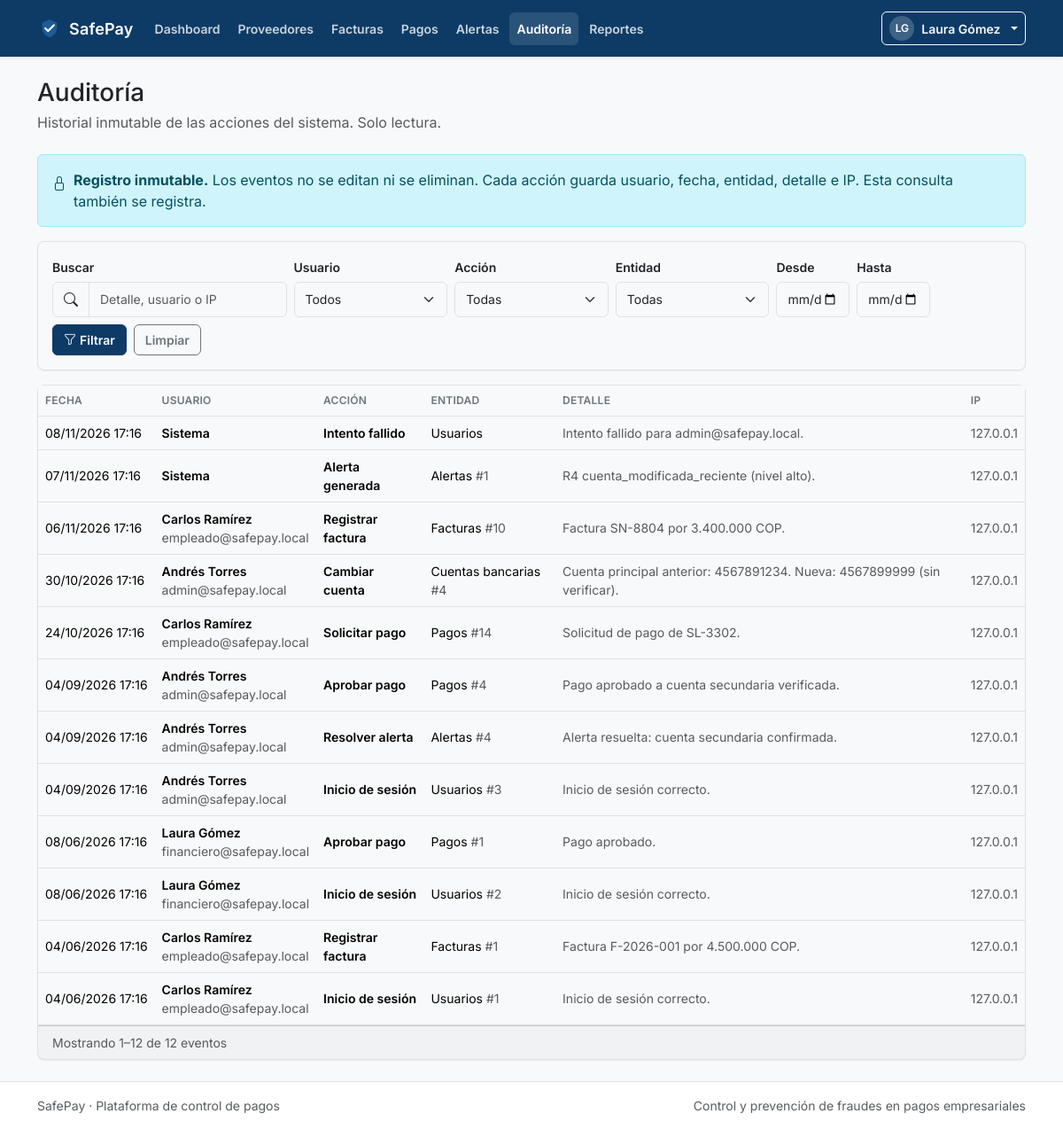
/modules/auditoria/index.php (signed in), run on the app's committed database.
### tables this page shows
CREATE TABLE auditoria (
    id_auditoria BIGINT UNSIGNED AUTO_INCREMENT PRIMARY KEY,
    id_usuario   INT UNSIGNED NULL,
    accion       VARCHAR(60) NOT NULL,
    entidad      VARCHAR(40) NOT NULL,
    id_entidad   INT UNSIGNED NULL,
    detalle      TEXT NULL,
    ip           VARCHAR(45) NULL,
    fecha        DATETIME NOT NULL DEFAULT CURRENT_TIMESTAMP,
    KEY idx_auditoria_fecha (fecha),
    KEY idx_auditoria_usuario (id_usuario),
    KEY idx_auditoria_entidad (entidad, id_entidad)
);

CREATE TABLE usuarios (
    id_usuario        INT UNSIGNED AUTO_INCREMENT PRIMARY KEY,
    nombre            VARCHAR(100) NOT NULL,
    correo            VARCHAR(120) NOT NULL,
    password_hash     VARCHAR(255) NOT NULL,
    id_rol            TINYINT UNSIGNED NOT NULL,
    activo            TINYINT(1)   NOT NULL DEFAULT 1,
    intentos_fallidos TINYINT UNSIGNED NOT NULL DEFAULT 0,
    bloqueado_hasta   DATETIME     NULL,
    creado_en         DATETIME     NOT NULL DEFAULT CURRENT_TIMESTAMP,
    CONSTRAINT uq_usuarios_correo UNIQUE (correo),
    KEY idx_usuarios_rol (id_rol)
);

### includes/functions.php (called while the page is built, shortened)
<?php
function e(?string $texto): string
{
    return htmlspecialchars($texto ?? '', ENT_QUOTES | ENT_SUBSTITUTE, 'UTF-8');
}
function formatearFecha(?string $fecha, bool $conHora = false): string
{
    try {
        $objeto = new DateTimeImmutable($fecha);
    } catch (Exception) {
        return '—';
    }
    return $objeto->format($conHora ? 'd/m/Y H:i' : 'd/m/Y');
}

### includes/modules.php (called while the page is built, shortened)
<?php
function paginaActual(): int
{
    return max(1, (int) ($_GET['pagina'] ?? 1));
}
function totalPaginas(int $total, int $porPagina): int
{
    return max(1, (int) ceil($total / max(1, $porPagina)));
}
function etiquetaAccion(string $accion): string
{
    return match ($accion) {
        'login_exitoso', 'login' => 'Inicio de sesión',
        'login_fallido'          => 'Intento fallido',
        'logout'                 => 'Cierre de sesión',
        'acceso_denegado'        => 'Acceso denegado',
        'crear_proveedor'        => 'Crear proveedor',
        'editar_proveedor'       => 'Editar proveedor',
        'cambiar_cuenta'         => 'Cambiar cuenta',
        'crear_cuenta'           => 'Registrar cuenta',
        'verificar_cuenta'       => 'Verificar cuenta',
        'crear_factura'          => 'Registrar factura',
        'factura_duplicada_intento' => 'Intento de factura duplicada',
        'solicitar_pago'         => 'Solicitar pago',
        'aprobar_pago'           => 'Aprobar pago',
        'aprobacion_bloqueada'   => 'Aprobación bloqueada por alertas',
        'rechazar_pago'          => 'Rechazar pago',
        'ejecutar_pago'          => 'Marcar pago ejecutado',
        'autoaprobacion'         => 'Intento de autoaprobación',
        'resolver_alerta'        => 'Resolver alerta',
        'descartar_alerta'       => 'Descartar alerta',
        'alerta_generada'        => 'Alerta generada',
        'crear_usuario'          => 'Crear usuario',
        'editar_usuario'         => 'Editar usuario',
        'cambiar_estado_usuario' => 'Activar / inactivar usuario',
        'restablecer_password'   => 'Restablecer contraseña',
        'exportar_reporte'       => 'Exportar reporte',
        'consultar_auditoria'    => 'Consultar auditoría',
        'ver_pdf'                => 'Consultar PDF',
        'pago_desbloqueado'      => 'Pago desbloqueado',
        default                  => ucfirst(str_replace('_', ' ', $accion)),
    };
}

### modules/auditoria/index.php (the view, shortened to what this page needs)
<?php
require_once __DIR__ . '/../../includes/functions.php';
require_once __DIR__ . '/../../includes/modules.php';
$pdo = conexionBd();
$buscar = trim((string) ($_GET['q'] ?? ''));
$desde = (string) ($_GET['desde'] ?? '');
$hasta = (string) ($_GET['hasta'] ?? '');
$where = [];
$params = [];
$sqlWhere = $where !== [] ? ' WHERE ' . implode(' AND ', $where) : '';
$pagina = paginaActual();
$porPagina = 50;
$stmt = $pdo->prepare(
    'SELECT COUNT(*)
     FROM auditoria a
     LEFT JOIN usuarios u ON u.id_usuario = a.id_usuario'
    . $sqlWhere
);
$stmt->execute($params);
$total = (int) $stmt->fetchColumn();
$paginas = totalPaginas($total, $porPagina);
$pagina = min($pagina, $paginas);
$offset = ($pagina - 1) * $porPagina;
$stmt = $pdo->prepare(
    'SELECT a.*, u.nombre AS usuario, u.correo
     FROM auditoria a
     LEFT JOIN usuarios u ON u.id_usuario = a.id_usuario'
    . $sqlWhere
    . ' ORDER BY a.fecha DESC, a.id_auditoria DESC LIMIT ' . $porPagina . ' OFFSET ' . $offset
);
$stmt->execute($params);
$eventos = $stmt->fetchAll();
$entidadesEtiquetas = [
    'usuarios'          => 'Usuarios',
    'proveedores'       => 'Proveedores',
    'cuentas_bancarias' => 'Cuentas bancarias',
    'facturas'          => 'Facturas',
    'pagos'             => 'Pagos',
    'alertas'           => 'Alertas',
    'aprobaciones'      => 'Aprobaciones',
];
require_once __DIR__ . '/../../includes/header.php';
?>
<div class="container py-4">
    <div class="mb-4">
        <h1 class="h3 mb-1">Auditoría</h1>
        <p class="text-muted mb-0">Historial inmutable de las acciones del sistema. Solo lectura.</p>
    </div>
    <div class="alert alert-info d-flex gap-2" role="status">
        <i class="bi bi-lock mt-1" aria-hidden="true"></i>
        <div>
            <strong>Registro inmutable.</strong> Los eventos no se editan ni se eliminan. Cada acción guarda
            usuario, fecha, entidad, detalle e IP. Esta consulta también se registra.
        </div>
    </div>
    <div class="card mb-3">
        <div class="card-body">
            <form method="get" action="<?= e(BASE_URL) ?>/modules/auditoria/index.php" class="row g-2 align-items-end">
                <div class="col-lg-3">
                    <label class="form-label" for="q">Buscar</label>
                    <div class="input-group">
                        <span class="input-group-text"><i class="bi bi-search" aria-hidden="true"></i></span>
                        <input class="form-control" id="q" name="q" type="search" value="<?= e($buscar) ?>"
                               placeholder="Detalle, usuario o IP">
                    </div>
                </div>
                <div class="col-sm-6 col-lg-2">
                    <label class="form-label" for="usuario">Usuario</label>
                    <select class="form-select" id="usuario" name="usuario">
                        <option value="0">Todos</option>
                    </select>
                </div>
                <div class="col-sm-6 col-lg-2">
                    <label class="form-label" for="accion">Acción</label>
                    <select class="form-select" id="accion" name="accion">
                        <option value="">Todas</option>
                    </select>
                </div>
                <div class="col-sm-6 col-lg-2">
                    <label class="form-label" for="entidad">Entidad</label>
                    <select class="form-select" id="entidad" name="entidad">
                        <option value="">Todas</option>
                    </select>
                </div>
                <div class="col-6 col-lg-1">
                    <label class="form-label" for="desde">Desde</label>
                    <input class="form-control" id="desde" name="desde" type="date" value="<?= e($desde) ?>">
                </div>
                <div class="col-6 col-lg-1">
                    <label class="form-label" for="hasta">Hasta</label>
                    <input class="form-control" id="hasta" name="hasta" type="date" value="<?= e($hasta) ?>">
                </div>
                <div class="col-12 d-flex gap-2">
                    <button class="btn btn-primary" type="submit"><i class="bi bi-funnel me-1" aria-hidden="true"></i>Filtrar</button>
                    <a class="btn btn-outline-secondary" href="<?= e(BASE_URL) ?>/modules/auditoria/index.php">Limpiar</a>
                </div>
            </form>
        </div>
    </div>
    <div class="card">
        <div class="table-responsive">
            <table class="table table-hover align-middle mb-0">
                <thead>
                    <tr>
                        <th>Fecha</th>
                        <th>Usuario</th>
                        <th>Acción</th>
                        <th>Entidad</th>
                        <th>Detalle</th>
                        <th>IP</th>
                    </tr>
                </thead>
                <tbody>
                <?php if ($eventos === []): ?>
                    <tr>
                        <td colspan="6">
                            <div class="empty-state">
                                <i class="bi bi-journal-text d-block fs-2 mb-2" aria-hidden="true"></i>
                                <p class="mb-0">No hay eventos con esos filtros.</p>
                            </div>
                        </td>
                    </tr>
                <?php else: ?>
                    <?php foreach ($eventos as $evento): ?>
                        <tr>
                            <td class="text-nowrap small"><?= e(formatearFecha((string) $evento['fecha'], true)) ?></td>
                            <td class="small">
                                <div class="fw-semibold"><?= e($evento['usuario'] ?? 'Sistema') ?></div>
                                <?php if ($evento['correo'] !== null): ?>
                                    <div class="text-muted"><?= e($evento['correo']) ?></div>
                                <?php endif; ?>
                            </td>
                            <td class="small fw-semibold"><?= e(etiquetaAccion((string) $evento['accion'])) ?></td>
                            <td class="small">
                                <?= e($entidadesEtiquetas[(string) $evento['entidad']] ?? ucfirst(str_replace('_', ' ', (string) $evento['entidad']))) ?>
                                <?php if ($evento['id_entidad'] !== null): ?>
                                    <span class="text-muted">#<?= (int) $evento['id_entidad'] ?></span>
                                <?php endif; ?>
                            </td>
                            <td class="small text-muted"><?= e($evento['detalle'] ?? '—') ?></td>
                            <td class="small text-muted text-nowrap"><?= e($evento['ip'] ?? '—') ?></td>
                        </tr>
                    <?php endforeach; ?>
                <?php endif; ?>
                </tbody>
            </table>
        </div>
        <div class="card-footer d-flex flex-column flex-sm-row justify-content-between align-items-center gap-2">
            <span class="small text-muted">
                <?= $total === 0
                    ? 'Sin resultados'
                    : 'Mostrando ' . ($offset + 1) . '–' . min($offset + $porPagina, $total) . ' de ' . $total . ' eventos' ?>
            </span>
        </div>
    </div>
</div>
<?php require_once __DIR__ . '/../../includes/footer.php'; ?>

### assets/css/style.css (style rules this page uses)
:root { --sp-primary-900: #08243F; --sp-primary-700: #0D3B66; --sp-primary-500: #1D5C96; --sp-primary-100: #E7F0F8; --sp-accent: #0F766E; --sp-success: #198754; --sp-warning: #B58100; --sp-danger: #B02A37; --sp-info: #055160; --sp-bg: #F8F9FA; --sp-surface: #FFFFFF; --sp-text: #212529; --sp-muted: #6C757D; --sp-border: #DEE2E6; --sp-radius-sm: 6px; --sp-radius-md: 8px; --sp-radius-lg: 12px; --sp-shadow-sm: 0 1px 2px rgba(16, 24, 40, .06); --sp-shadow-md: 0 4px 12px rgba(16, 24, 40, .08); --sp-shadow-lg: 0 12px 32px rgba(16, 24, 40, .16); --sp-focus: 0 0 0 3px rgba(29, 92, 150, .25); --bs-primary: var(--sp-primary-700); --bs-primary-rgb: 13, 59, 102; --bs-body-color: var(--sp-text); --bs-body-bg: var(--sp-bg); --bs-border-color: var(--sp-border); }
body { background-color: var(--sp-bg); font-family: Inter, system-ui, -apple-system, "Segoe UI", Roboto, sans-serif; color: var(--sp-text); }
.btn { border-radius: var(--sp-radius-sm); font-size: .875rem; font-weight: 600; }
.btn-primary { --bs-btn-bg: var(--sp-primary-700); --bs-btn-border-color: var(--sp-primary-700); --bs-btn-hover-bg: var(--sp-primary-900); --bs-btn-hover-border-color: var(--sp-primary-900); --bs-btn-active-bg: var(--sp-primary-900); --bs-btn-active-border-color: var(--sp-primary-900); --bs-btn-disabled-bg: var(--sp-primary-700); --bs-btn-disabled-border-color: var(--sp-primary-700); }
.card { border: 1px solid var(--sp-border); border-radius: var(--sp-radius-md); box-shadow: var(--sp-shadow-sm); }
.table > thead th { background-color: var(--sp-bg); border-bottom: 1px solid var(--sp-border); color: var(--sp-muted); font-size: .75rem; font-weight: 600; letter-spacing: .02em; text-transform: uppercase; }
.table > tbody > tr > td { vertical-align: middle; }
.form-label { font-size: .875rem; font-weight: 600; margin-bottom: .375rem; }
.form-control, .form-select { min-height: 40px; border-color: var(--sp-border); border-radius: var(--sp-radius-sm); font-size: .875rem; }

### data on the page
auditoria: fecha "08/11/2026 17:16", usuario "Sistema", accion "Intento fallido", entidad "Usuarios", detalle "Intento fallido para admin@safepay.local.", ip "127.0.0.1"
auditoria: fecha "07/11/2026 17:16", usuario "Sistema", accion "Alerta generada", entidad "Alertas", id_entidad "1", detalle "R4 cuenta_modificada_reciente (nivel alto).", ip "127.0.0.1"
auditoria: fecha "06/11/2026 17:16", id_usuario.nombre "Carlos Ramírez", id_usuario.correo "empleado@safepay.local", accion "Registrar factura", entidad "Facturas", id_entidad "10", detalle "Factura SN-8804 por 3.400.000 COP.", ip "127.0.0.1"
auditoria: fecha "30/10/2026 17:16", id_usuario.nombre "Andrés Torres", id_usuario.correo "admin@safepay.local", accion "Cambiar cuenta", entidad "Cuentas bancarias", id_entidad "4", detalle "Cuenta principal anterior: 4567891234. Nueva: 4567899999 (sin verificar).", ip "127.0.0.1"
auditoria: fecha "24/10/2026 17:16", id_usuario.nombre "Carlos Ramírez", id_usuario.correo "empleado@safepay.local", accion "Solicitar pago", entidad "Pagos", id_entidad "14", detalle "Solicitud de pago de SL-3302.", ip "127.0.0.1"
auditoria: fecha "04/09/2026 17:16", id_usuario.nombre "Andrés Torres", id_usuario.correo "admin@safepay.local", accion "Aprobar pago", entidad "Pagos", id_entidad "4", detalle "Pago aprobado a cuenta secundaria verificada.", ip "127.0.0.1"
auditoria: fecha "04/09/2026 17:16", id_usuario.nombre "Andrés Torres", id_usuario.correo "admin@safepay.local", accion "Resolver alerta", entidad "Alertas", id_entidad "4", detalle "Alerta resuelta: cuenta secundaria confirmada.", ip "127.0.0.1"
auditoria: fecha "04/09/2026 17:16", id_usuario.nombre "Andrés Torres", id_usuario.correo "admin@safepay.local", accion "Inicio de sesión", entidad "Usuarios", id_entidad "3", detalle "Inicio de sesión correcto.", ip "127.0.0.1"
auditoria: fecha "08/06/2026 17:16", id_usuario.nombre "Laura Gómez", id_usuario.correo "financiero@safepay.local", accion "Aprobar pago", entidad "Pagos", id_entidad "1", detalle "Pago aprobado.", ip "127.0.0.1"
auditoria: fecha "08/06/2026 17:16", id_usuario.nombre "Laura Gómez", id_usuario.correo "financiero@safepay.local", accion "Inicio de sesión", entidad "Usuarios", id_entidad "2", detalle "Inicio de sesión correcto.", ip "127.0.0.1"
auditoria: fecha "04/06/2026 17:16", id_usuario.nombre "Carlos Ramírez", id_usuario.correo "empleado@safepay.local", accion "Registrar factura", entidad "Facturas", id_entidad "1", detalle "Factura F-2026-001 por 4.500.000 COP.", ip "127.0.0.1"
auditoria: fecha "04/06/2026 17:16", id_usuario.nombre "Carlos Ramírez", id_usuario.correo "empleado@safepay.local", accion "Inicio de sesión", entidad "Usuarios", id_entidad "1", detalle "Inicio de sesión correcto.", ip "127.0.0.1"

### other printed values
APP_NAME "SafePay"
$item['etiqueta'] "Dashboard"
$item['etiqueta'] "Proveedores"
$item['etiqueta'] "Facturas"
$item['etiqueta'] "Pagos"
$item['etiqueta'] "Alertas"
$item['etiqueta'] "Auditoría"
$item['etiqueta'] "Reportes"
iniciales($nombreUsuario ?? 'Usuario') "LG"
$nombreUsuario "Laura Gómez"
$offset + 1 "1"
min($offset + $porPagina, $total) "12"
$total "12"
